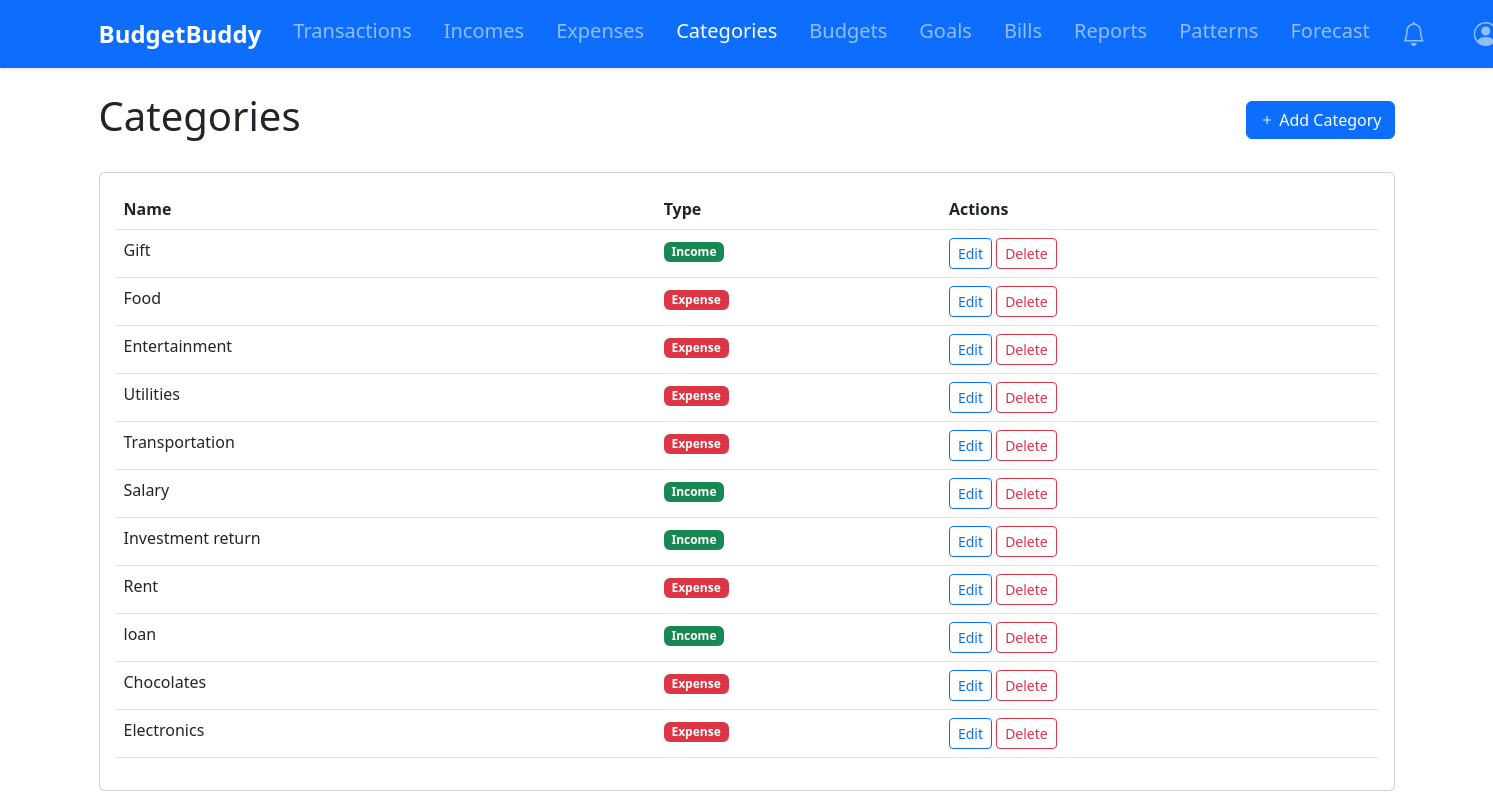
/categories/ (signed in), run on an earlier commit of the app's database.
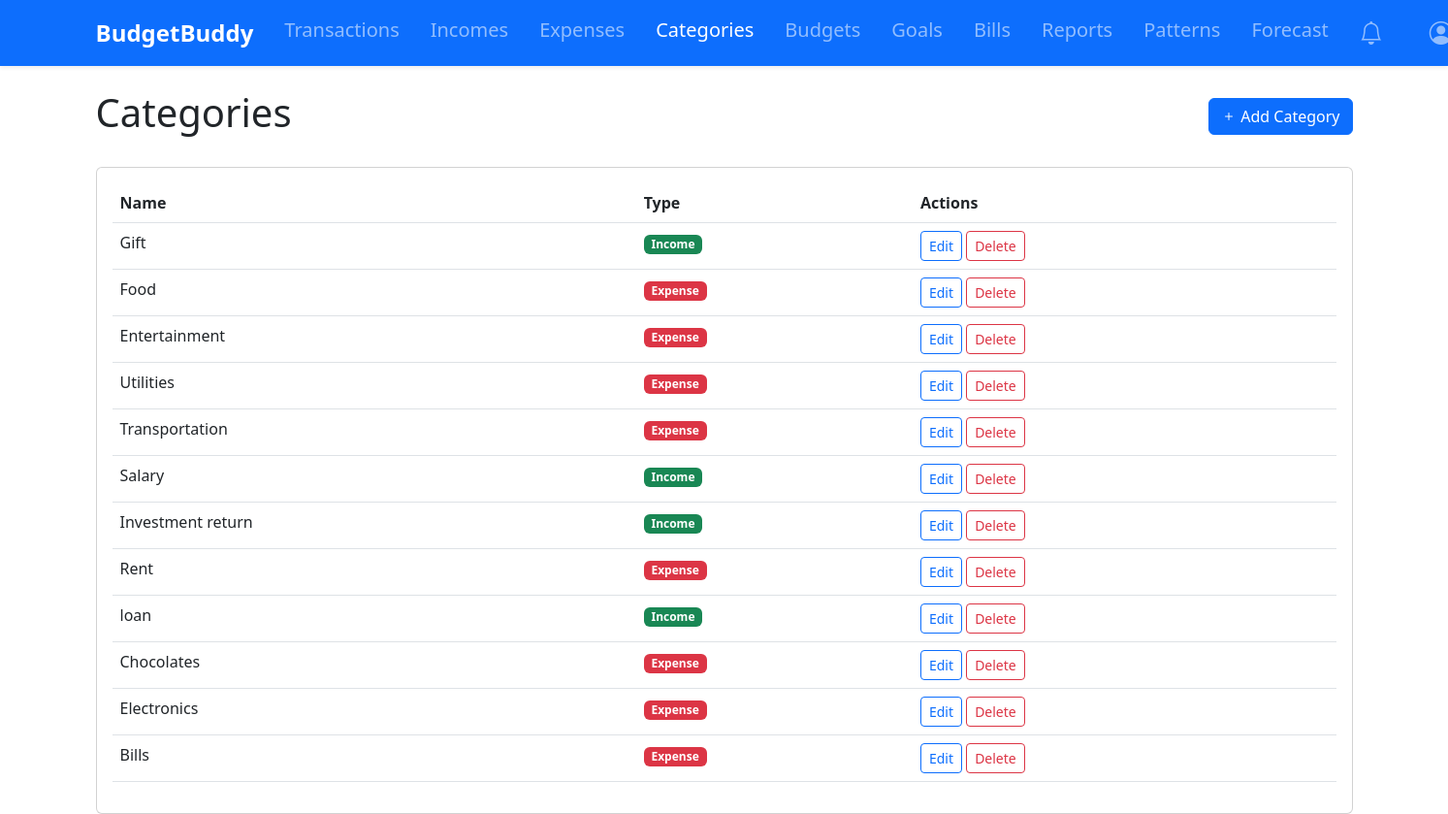
And on a later commit of the database.
### tracker/models.py (models this page shows)
class Category(models.Model):
    name = models.CharField(max_length=100)
    user = models.ForeignKey(User, on_delete=models.CASCADE)
    CATEGORY_TYPES = [
        ('IN', 'Income'),
        ('EX', 'Expense'),
    ]
    category_type = models.CharField(max_length=2, choices=CATEGORY_TYPES)
    def __str__(self):
        return f"{self.name} ({self.get_category_type_display()})"

### tracker/views.py (the view)
# urls.py: path('categories/', views.category_list, name='categories'),
@login_required
def category_list(request):
    categories = Category.objects.filter(user=request.user)
    return render(request, 'tracker/category_list.html', {'categories': categories})

### tracker/context_processors.py (called while the page is built)
def notifications_count(request):
    if request.user.is_authenticated:
        return {
            'unread_notifications_count': Notification.objects.filter(
                user=request.user,
                is_read=False
            ).count()
        }
    return {'unread_notifications_count': 0}

### tracker/models.py (called while the page is built)
    def progress(self):
        expenses = Transaction.objects.filter(
            user=self.user,
            category=self.category,
            date__gte=self.start_date,
            date__lte=self.end_date
        ).aggregate(total=models.Sum('amount'))['total'] or 0
        return (expenses / self.amount) * 100 if self.amount else 0

    def progress(self):
        return (self.current_amount / self.target_amount) * 100 if self.target_amount else 0

### tracker/utils.py (called while the page is built)
def create_notification(user, message, notification_type, repeat_frequency='ONCE'):
    if should_send_notification(notification_type, user, message):
        Notification.objects.create(
            user=user,
            message=message,
            notification_type=notification_type,
            repeat_frequency=repeat_frequency
        )

### templates/tracker/category_list.html (shortened to what this page needs)
{% extends 'base.html' %}
{% block content %}
<div class="d-flex justify-content-between align-items-center mb-4">
    <h1>Categories</h1>
    <a href="{% url 'add_category' %}" class="btn btn-primary">
        <i class="bi bi-plus"></i> Add Category
    </a>
</div>
<div class="card">
    <div class="card-body">
        <div class="table-responsive">
            <table class="table table-hover">
                <thead>
                    <tr>
                        <th>Name</th>
                        <th>Type</th>
                        <th>Actions</th>
                    </tr>
                </thead>
                <tbody>
                    {% for category in categories %}
                    <tr>
                        <td>{{ category.name }}</td>
                        <td>
                            <span class="badge bg-{% if category.category_type == 'IN' %}success{% else %}danger{% endif %}">
                                {{ category.get_category_type_display }}
                            </span>
                        </td>
                        <td>
                            <a href="{% url 'edit_category' category.pk %}" class="btn btn-sm btn-outline-primary">Edit</a>
                            <a href="{% url 'delete_category' category.pk %}" class="btn btn-sm btn-outline-danger">Delete</a>
                        </td>
                    </tr>
                    {% empty %}
                    <tr>
                        <td colspan="3" class="text-center">No categories found.</td>
                    </tr>
                    {% endfor %}
                </tbody>
            </table>
        </div>
    </div>
</div>
{% endblock %}

What changed in the data, as far as the page shows it:
added Category: name "Bills", category_type "Expense"
